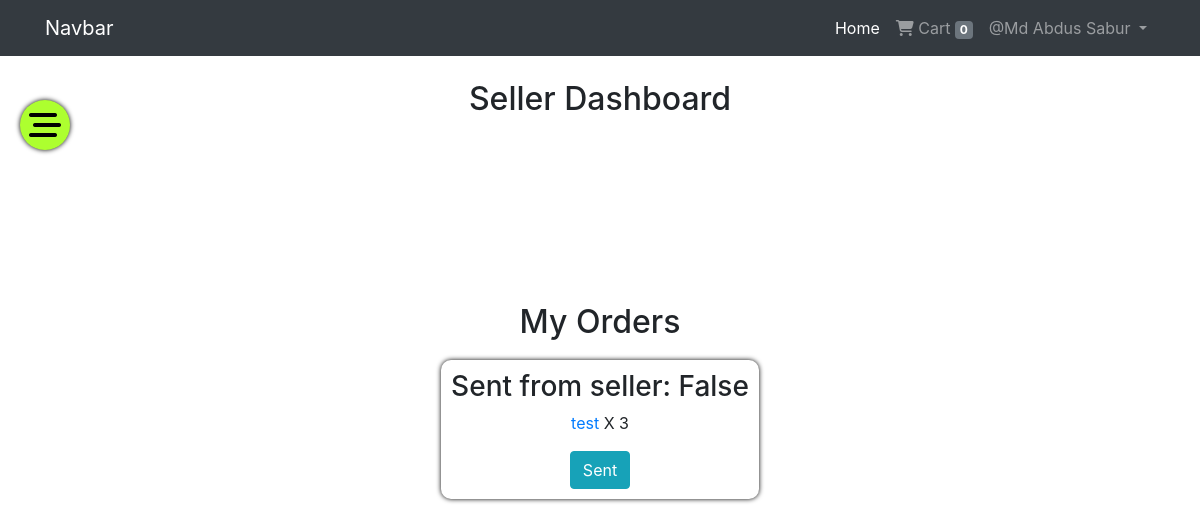
The app's page /seller/order/ (signed in) with its own data.
### App_Auth/models.py (models this page shows, shortened)
class User(AbstractBaseUser, PermissionsMixin):
    email = models.EmailField(max_length=255, unique=True, null=False)
    role = models.CharField(max_length=10, default='user')
    is_staff = models.BooleanField(
        gettext_lazy('staff status'),
        default=False,
        help_text=gettext_lazy('Designates whether the user can log into this admin site.'),
    )
    is_active = models.BooleanField(
        gettext_lazy('active'),
        default=True,
        help_text=gettext_lazy('Designates whether this user should be treated as active. Unselect this instead of deleting accounts.'),
    )
    USERNAME_FIELD = 'email'
    objects = MyUserManager()

class Profile(models.Model):
    user = models.OneToOneField(User, on_delete=models.CASCADE, related_name='profile')
    username = models.CharField(max_length=264, blank=True)
    full_name = models.CharField(max_length=264, blank=True)
    address_1 = models.TextField(max_length=300, blank=True)
    city = models.CharField(max_length=40, blank=True)
    zipcode = models.CharField(max_length=10, blank=True)
    counrty = models.CharField(max_length=50, blank=True)
    phone = models.CharField(max_length=20, blank=True)
    date_joined = models.DateTimeField(auto_now_add = True)
    def is_fully_filled(self):
        fields_names = [f.name for f in self._meta.get_fields()]
        for field_name in fields_names:
            value = getattr(self, field_name)
            if value is None or value == '':
                return False
        return True

### App_Seller/models.py (models this page shows)
class Order_seller(models.Model):
    seller = models.ForeignKey(User, on_delete=models.CASCADE)
    order = models.ForeignKey(Order, on_delete=models.CASCADE)
    sent_from_seller = models.BooleanField(default=False)

### App_Shop/models.py (models this page shows)
class Product(models.Model):
    created_by = models.ForeignKey(User, related_name='products', on_delete=models.CASCADE, default=1)
    name = models.CharField(max_length=264)
    mainimage = models.ImageField(upload_to='products')
    category = models.ForeignKey(Category, on_delete=models.CASCADE, related_name='category')
    preview_text = models.TextField(max_length=200, verbose_name='Preview Text')
    description = models.TextField(max_length=1000, verbose_name='Description')
    price = models.FloatField()
    old_price = models.FloatField(default=0.00)
    created_at = models.DateTimeField(auto_now_add=True)
    updated_at = models.DateTimeField(auto_now=True)
    def __str__(self):
        return self.name
    class Meta:
        ordering = ['-updated_at','name']

### App_Seller/views.py (the view)
# urls.py: path('order/', order_for_seller , name="order_for_seller"),
@login_required
def order_for_seller(request):
    if (request.user.role!='seller'):
        messages.warning(request, "Only seller can access this page.")
        return HttpResponseRedirect(reverse('App_Shop:home'))
    if not request.user.profile.is_fully_filled():
        messages.warning(request,"Complete profile details first!")
        first = reverse("App_Auth:change_profile")
        next = reverse("App_Seller:seller_dashboard")
        return redirect("{}?next={}".format(first, next))
    seller_exists = SellerProfile.objects.filter(user=request.user)
    if not seller_exists:
        messages.warning(request,"Complete seller details first!")
        first = reverse("App_Seller:fill_seller_info")
        next = reverse("App_Seller:seller_dashboard")
        return redirect("{}?next={}".format(first, next))
    All_order = []
    orders = Order.objects.filter(ordered=True)
    for order in orders:
        items = order.orderItems.all()
        seller_order = []
        for i in items:
            product = Product.objects.get(id=i.item.id)
            if product and product.created_by==request.user:
                item = {"product": product, "quantity": i.quantity}
                seller_order.append(item)
        Order_seller.objects.get_or_create(seller=request.user, order=order)
        order_item = Order_seller.objects.get(seller=request.user, order=order)
        All_order.append({"order_item":order_item, "seller_order":seller_order})
    return render(request, 'App_Seller/order.html', context={"order": All_order})

### App_Order/templatetags/cart_tag.py (called while the page is built)
@register.filter
def cart_total(user):
    order = Order.objects.filter(user=user, ordered = False)
    if order.exists():
        return order[0].orderItems.count()
    else:
        return 0

### templates/App_Seller/order.html (shortened to what this page needs)
{% extends "App_Seller/dashboard.html" %}
{%load crispy_forms_tags%}
{%block dash_block%}
<div class="dash-page">
    {%if order|length == 0%}
    <h4>No Orders</h4>
    {%else%}
    <h2 style="text-align: center">My Orders</h2>
    {%endif%}
    <div class="dash-section">
        {%for order in order%}
        <div class='order-seller'>
            <h3>Sent from seller: {{order.order_item.sent_from_seller}}</h3>
            {%for product in order.seller_order%}
                <p>
                    <a href="{%url 'App_Seller:product_details' pk=product.product.pk%}">{{product.product}}</a> X {{product.quantity}}
                </p>
                {%endfor%}
                {%if order.order_item.sent_from_seller%}
                <a class="btn btn-danger" href="{%url 'App_Seller:sent' pk=order.order_item.pk%}">
                    Not Sent
                </a>
                    {%else%}
                <a class="btn btn-info" href="{%url 'App_Seller:sent' pk=order.order_item.pk%}">
                    Sent
                </a>
            {%endif%}
        </div>
    {%endfor%}
    </div>
 </div>
{%endblock%}

### templates/base.html (shortened to what this page needs)
{% load cart_tag %}
{% load static %}
<!DOCTYPE html>
<html lang="en">
  <head>
    <link
      rel="stylesheet"
      href="https://cdn.jsdelivr.net/npm/bootstrap@4.0.0/dist/css/bootstrap.min.css"
    />
    <link
      rel="stylesheet"
      href="https://cdnjs.cloudflare.com/ajax/libs/font-awesome/6.5.1/css/all.min.css"
    />
    <link rel="stylesheet" href="{% static 'css/main.css' %}" />
  </head>
  <body>
    <nav class="navbar navbar-expand-lg navbar-dark bg-dark">
      <div class="container">
        <a class="navbar-brand" href="{% url 'App_Shop:home' %}">Navbar</a>
        <div class="collapse navbar-collapse" id="navbarNav">
          <ul class="navbar-nav ml-auto">
            {% if user.is_authenticated %}
            <li class="nav-item active">
              <a class="nav-link" href="{%url 'App_Shop:home'%}"
                >Home <span class="sr-only">(current)</span></a
              >
            </li>
            <li class="nav-item">
              <a class="nav-link" href="{%url 'App_Order:cart'%}">
                <i class="fa fa-shopping-cart"></i>
                Cart
                <span class="badge badge-secondary">{{request.user | cart_total}}</span>
                </a>
            </li>
            <li class="nav-item dropdown">
              <a
                class="nav-link dropdown-toggle"
                href="#"
                id="navbarDropdownMenuLink"
                data-toggle="dropdown"
                aria-haspopup="true"
                aria-expanded="false"
              >
              {%if user.profile.full_name%}
                @{{user.profile.full_name}}
              {%else%}
              @Profile
              {%endif%}
              </a>
            </li>
            {%endif%}
          </ul>
        </div>
      </div>
    </nav>
    {%if user.role == 'seller'%}
    <button type="button" class="toggle-seller"><i class="fa-solid fa-bars-staggered fa-2x"></i></button>
    {%endif%}
    <div class="container p-4">
      {% block body_block%} {% endblock %}
    </div>
  </body>
</html>

### static/css/main.css (style rules this page uses)
* { margin: 0; padding: 0; box-sizing: border-box; }
.toggle-seller { position: absolute; top: 100px; left: 20px; z-index: 3; width: 50px; height: 50px; border-radius: 100%; background-color: greenyellow; border: none; outline: none; box-shadow: 0 0 5px black; cursor: pointer; display: flex; justify-content: center; align-items: center; padding: 10px; transition: 0.3s; }
.dash-page { display: flex; align-items: center; justify-content: center; flex-direction: column; width: 100%; }
.dash-section { display: flex; align-items: center; justify-content: center; width: 100%; flex-wrap: wrap; }
.order-seller { padding: 10px; box-shadow: 0 0 5px black; border-radius: 10px; margin: 10px; display: flex; align-items: center; flex-direction: column; }

### records on screen
User: user|cart_total "0", profile.full_name "Md Abdus Sabur"
Order_seller: order_item.sent_from_seller "False", shows "Sent"
Product: product "test", quantity "3"
